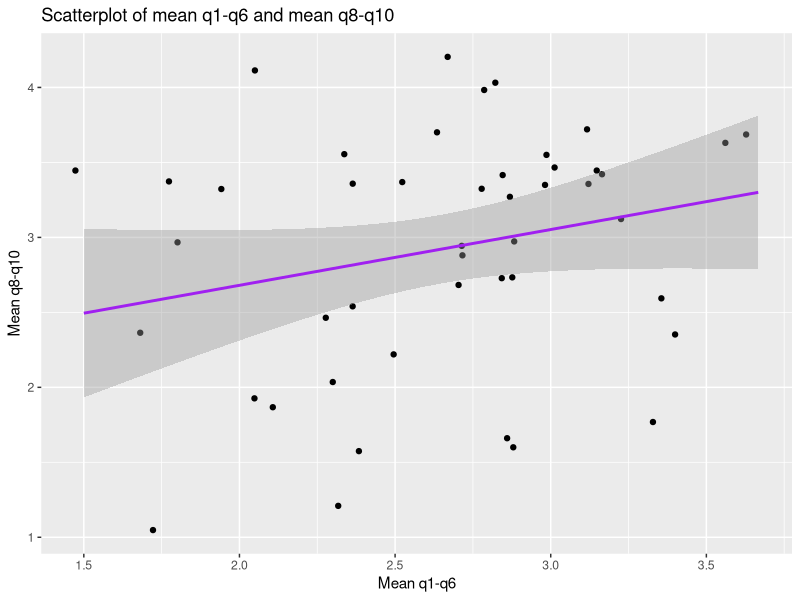

This figure's R source: (Note: this script raises an error after producing the figure.)
## ---- chunk 1
setwd(dirname(rstudioapi::getActiveDocumentContext()$path))
library(tidyverse)
## ---- chunk 2
week8_tbl <-  read.csv(file = "../data/week3.csv") |>
  mutate(timeStart = ymd_hms(timeStart),
         timeEnd = ymd_hms(timeStart),
         gender = factor(gender, levels=c("M","F"),
                         labels = c("Male","Female")),
         condition=factor(condition, levels=c("A", "B", "C"),
                           labels=c("Block A", "Block B", "Control")),
         q5= 6 - q5) |> 
  dplyr::filter(q6 == 1)
## ---- chunk 3
week8_tbl %>% select(q1:q6)
(week8_tbl <-  week8_tbl %>% 
  mutate(mean_q1_q6 = rowMeans(select(., q1:q6)),
         mean_q8_q10 = rowMeans(select(., q8:q10)))) %>% 
  ggplot(aes(x=mean_q1_q6, y=mean_q8_q10)) + 
  geom_jitter() + 
  geom_smooth(method = "lm", color = "purple") +
  labs(x="Mean q1-q6",
       y="Mean q8-q10",
       title = "Scatterplot of mean q1-q6 and mean q8-q10")
## ---- chunk 4
cor.test(week8_tbl$mean_q1_q6, week8_tbl$mean_q8_q10)
## ---- chunk 5
shiny_tbl <- week8_tbl %>% 
  select(timeEnd, gender, mean_q1_q6, mean_q8_q10) %>% 
  saveRDS("../shiny/shiny_week8/shiny.rds")
